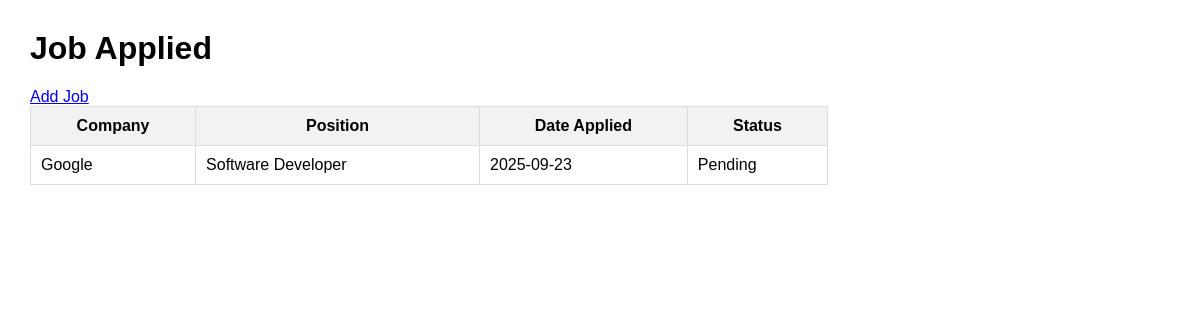
Before: / with the older database file.
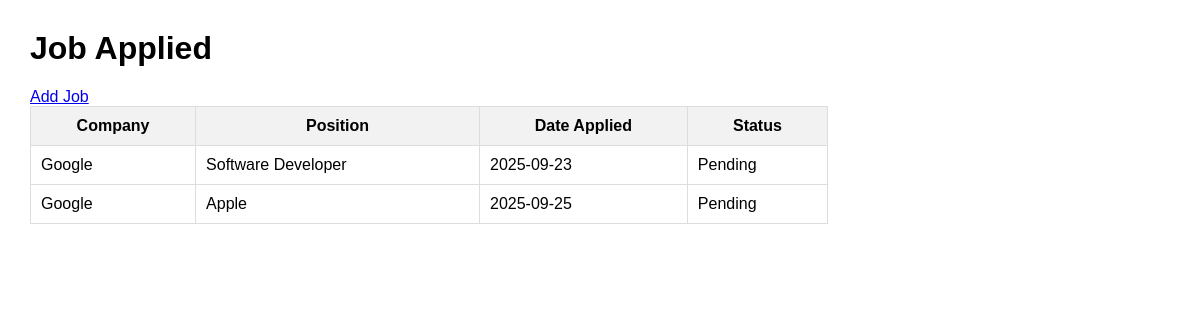
After: the same page with the newer database file.
### tables this page shows
CREATE TABLE jobs (
              id INTEGER PRIMARY KEY AUTOINCREMENT,
              company TEXT NOT NULL,
              position TEXT NOT NULL,
              date_applied TEXT NOT NULL,
              status TEXT DEFAULT 'Pending'
              );

### app.py (the view)
@app.route("/")
def index():
    conn = sqlite3.connect("jobs.db")
    c = conn.cursor()
    c.execute("SELECT * FROM jobs")
    jobs = c.fetchall()
    conn.close()
    return render_template("index.html", jobs=jobs)

### templates/index.html (shortened to what this page needs)
<!DOCTYPE html>
<html>
    <head>
        <link rel="stylesheet" href="{{ url_for('static', filename='style.css') }}">
    </head>
    <body>
        <h1>Job Applied</h1>
        <a href="/add">Add Job</a>
        <table>
            <tr>
                <th>Company</th>
                <th>Position</th>
                <th>Date Applied</th>
                <th>Status</th>
            </tr>
            {% for job in jobs%}
            <tr>
                <td>{{ job[1] }}</td>
                <td>{{ job[2] }}</td>
                <td>{{ job[3] }}</td>
                <td>{{ job[4] }}</td>
            </tr>
            {% endfor %}
        </table>
    </body>
</html>

### static/style.css (style rules this page uses)
body { font-family: Arial, sans-serif; margin: 30px; }
table { width: 70%; border-collapse: collapse; }
th, td { border: 1px solid #ddd; padding: 10px; }
th { background-color: #f2f2f2; }

Changed rows visible on the page:
added jobs: company "Google", position "Apple", date_applied "2025-09-25", status "Pending"
